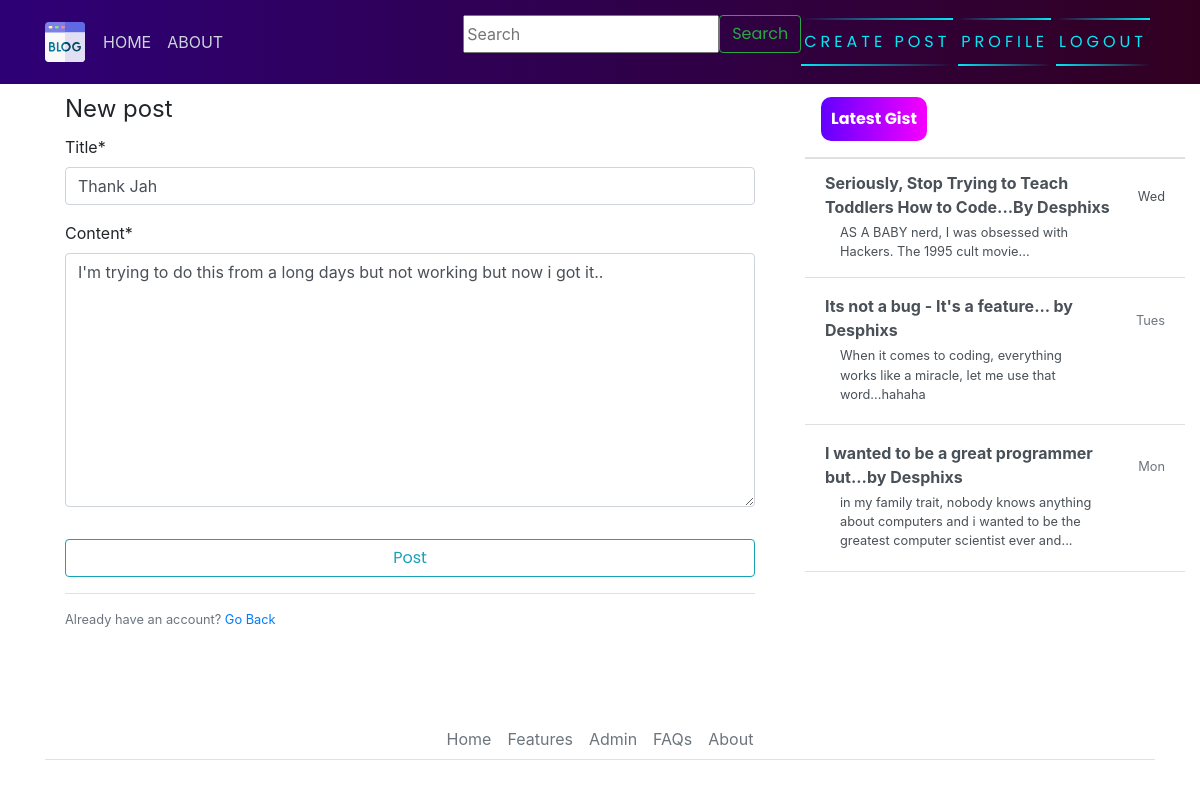
Screenshot of /post/20/update (signed in) with the database file from the repository.
### blogapp/models.py (models this page shows, shortened)
class Post(models.Model):
	title=models.CharField(max_length=200)
	content=models.TextField()
	date_posted=models.DateTimeField(default=timezone.now)
	author=models.ForeignKey(User,on_delete=models.CASCADE)

### blogapp/views.py (the view, shortened to what this page needs)
# urls.py: path('post/<int:pk>/update', PostUpdateView.as_view(), name="blog-update"),
class PostUpdateView(LoginRequiredMixin, UserPassesTestMixin, UpdateView):
    model = Post
    fields = ['title', 'content']
    template_name = 'blog/post_form.html'
    def test_func(self):
        post = self.get_object()
        if self.request.user == post.author:
            return True
        return False

### templates/blog/post_form.html (shortened to what this page needs)
{% extends 'blog/base.html' %}
{% load crispy_forms_tags %}
{% block content %}
    <div class="content-section">
        <form action="" method="post">
            <fieldset class="form-group">
                <legend claass="border-bottom mb-4">New post</legend>
                {{ form|crispy }}
            </fieldset>
            <div class="form-group">
                <button class="btn btn-outline-info" type="submit">Post</button>
            </div>
        </form>
        <div class="border-top pt-3">
            <small class="text-muted">Already have an account? <a href="{% url 'login' %}">Go Back</a></small>
        </div>
    </div>
{% endblock content %}

### static/blog/main.css (style rules this page uses)
body { background-color: light gray; margin-top: 5rem; background-size: contain; background-repeat: no-repeat; }
.content-section { background: #ffffff; padding: 10px 20px; border-radius: 10px; margin-bottom: 20px; }
button { font-family: 'Poppins', sans-serif; border: none; outline: 0; display: inline-block; padding: 8px; color: white; background-color: #000; text-align: center; cursor: pointer; width: 100%; font-size: 18px; transition: 1s; background: linear-gradient(270deg, rgb(247, 0, 255) 0%, rgb(98, 0, 255) 100%); }

### rows the page displays
Post: title "Thank Jah", content "I'm trying to do this from a long days but not working but now i got it.."
